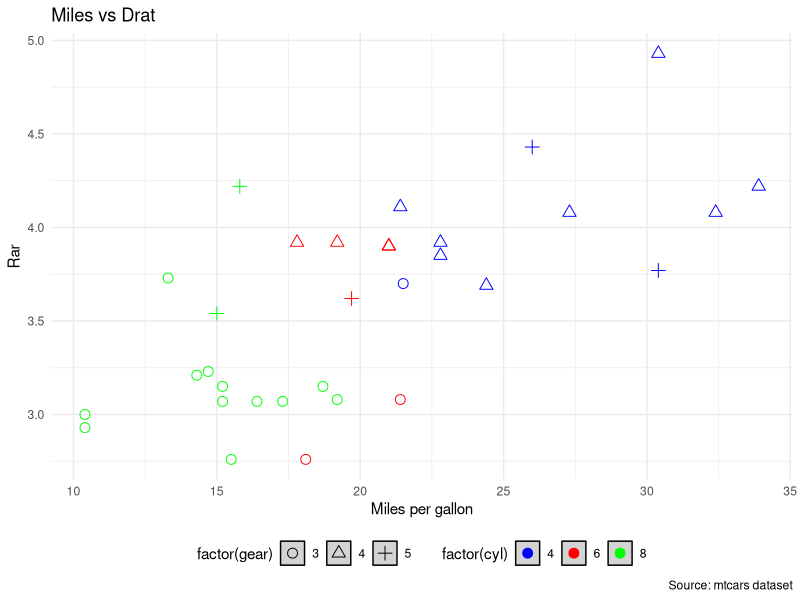

Write the R code that produced this figure.
# Charger la bibliothèque ggplot2
  library(ggplot2)
  
  # Créer le tracé avec ggplot2 en utilisant différentes variables
  ggplot(mtcars, aes(x = mpg, y = drat, shape = factor(gear), color = factor(cyl))) +
    geom_point(size = 3) +  # Ajouter un nuage de points avec une taille personnalisée
    labs(x = "Miles per gallon", y = "Rar",  # Définir les étiquettes des axes
         title = "Miles vs Drat",  # Ajouter un titre au tracé
         caption = "Source: mtcars dataset") +  # Ajouter une légende
    scale_shape_manual(values = c(1, 2, 3)) +  # Définir les formes des symboles
    scale_color_manual(values = c("blue", "red", "green")) +  # Définir les couleurs des points
    theme_minimal() +  # Utiliser un thème minimal
    theme(legend.position = "bottom",  # Positionner la légende en bas
          legend.key = element_rect(fill = "lightgray"))  # Personnaliser la couleur d'arrière-plan de la légende
  